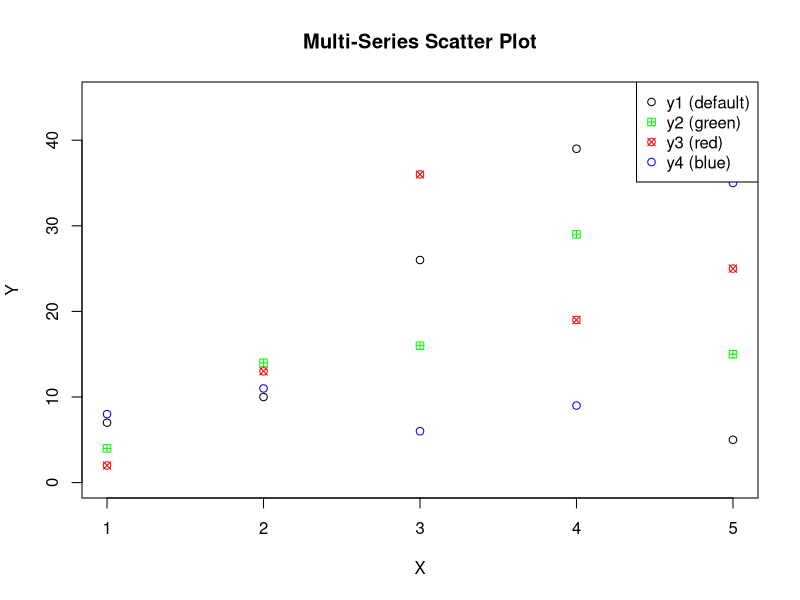

R code for this plot:
# ============================================================
# Program 13: Multi-Series Scatter Plot using points()
# ============================================================
# Description: Adds multiple point series to a base scatter
#              plot using points() with different colors and
#              point shapes (pch) per series.
# Output: multi_points.png
# ============================================================

sample_data <- data.frame(
  x  = c(1, 2, 3, 4, 5),
  y1 = c(7, 10, 26, 39, 5),
  y2 = c(4, 14, 16, 29, 15),
  y3 = c(2, 13, 36, 19, 25),
  y4 = c(8, 11,  6,  9, 35)
)

png(file = "outputs/multi_points.png")
plot(sample_data$x, sample_data$y1,
     ylim = c(0, 45),
     main = "Multi-Series Scatter Plot",
     xlab = "X",
     ylab = "Y")
points(sample_data$x, sample_data$y2, col = "green", pch = 12)
points(sample_data$x, sample_data$y3, col = "red",   pch = 13)
points(sample_data$x, sample_data$y4, col = "blue")
legend("topright",
       legend = c("y1 (default)", "y2 (green)", "y3 (red)", "y4 (blue)"),
       col = c("black", "green", "red", "blue"),
       pch = c(1, 12, 13, 1))
dev.off()

cat("Multi-series scatter plot saved to outputs/multi_points.png\n")
